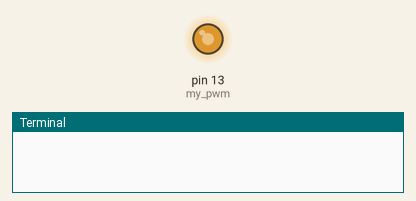
This program was run on a simulated Raspberry Pi (header pin numbers). On the bench: output pins drawn as LEDs (lit = HIGH), the last lines printed to the terminal. Web requests get an empty 200 reply after 0.4 s.

Above: at 0.1 s.
At 37.9 s:
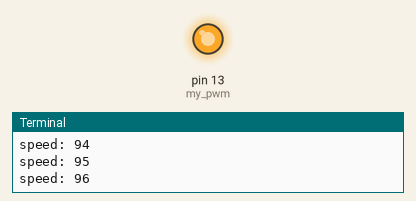
Timing chart, 0 to 40.0 s (numbered marks = the images above):
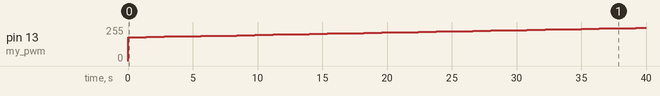

Measured:
- by itself, pin 13 (my_pwm): moves from 0/255 to 250/255 over 39.2 s

The program:

send.py
```python
# Import library and create instance of REST client.
from Adafruit_IO import Client
from time import sleep
aio = Client('adafruit key')

import RPi.GPIO as GPIO
GPIO.setmode(GPIO.BOARD)
GPIO.setup(13,GPIO.OUT)
my_pwm=GPIO.PWM (13, 1000)

# Add the value 70 to the feed 'Speed'.
my_pwm.start(60)
while True:
    for i in range(70,100):
        my_pwm.ChangeDutyCycle(i)
        sleep(1)
        speed = i
        print('speed: {0}'.format(speed))
        aio.send('speed', i)
```
